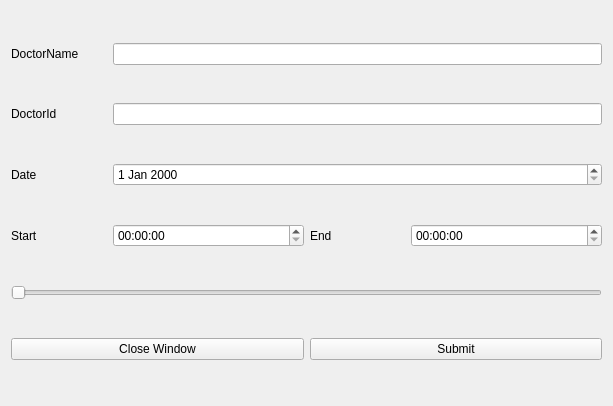
<?xml version="1.0" encoding="UTF-8"?>
<ui version="4.0">
 <class>PatientAppointment</class>
 <widget class="QWidget" name="PatientAppointment">
  <property name="geometry">
   <rect>
    <x>0</x>
    <y>0</y>
    <width>613</width>
    <height>406</height>
   </rect>
  </property>
  <property name="windowTitle">
   <string>Form</string>
  </property>
  <layout class="QGridLayout" name="gridLayout">
   <item row="3" column="3">
    <widget class="QLabel" name="label_3">
     <property name="text">
      <string>End</string>
     </property>
    </widget>
   </item>
   <item row="3" column="1" colspan="2">
    <widget class="QTimeEdit" name="startTime"/>
   </item>
   <item row="3" column="0">
    <widget class="QLabel" name="label_2">
     <property name="text">
      <string>Start</string>
     </property>
    </widget>
   </item>
   <item row="3" column="4" colspan="2">
    <widget class="QTimeEdit" name="endTime"/>
   </item>
   <item row="0" column="0">
    <widget class="QLabel" name="label">
     <property name="text">
      <string>DoctorName</string>
     </property>
    </widget>
   </item>
   <item row="1" column="0">
    <widget class="QLabel" name="label_5">
     <property name="text">
      <string>DoctorId</string>
     </property>
    </widget>
   </item>
   <item row="2" column="1" colspan="5">
    <widget class="QDateEdit" name="date"/>
   </item>
   <item row="0" column="1" colspan="5">
    <widget class="QLineEdit" name="doctorName"/>
   </item>
   <item row="4" column="0" colspan="6">
    <widget class="QSlider" name="timeSlider">
     <property name="orientation">
      <enum>Qt::Horizontal</enum>
     </property>
    </widget>
   </item>
   <item row="2" column="0">
    <widget class="QLabel" name="label_4">
     <property name="text">
      <string>Date</string>
     </property>
    </widget>
   </item>
   <item row="1" column="1" colspan="5">
    <widget class="QLineEdit" name="doctorId"/>
   </item>
   <item row="5" column="0" colspan="3">
    <widget class="QPushButton" name="closeWindow">
     <property name="text">
      <string>Close Window</string>
     </property>
    </widget>
   </item>
   <item row="5" column="3" colspan="3">
    <widget class="QPushButton" name="submit">
     <property name="text">
      <string>Submit</string>
     </property>
    </widget>
   </item>
  </layout>
 </widget>
 <resources/>
 <connections/>
</ui>
